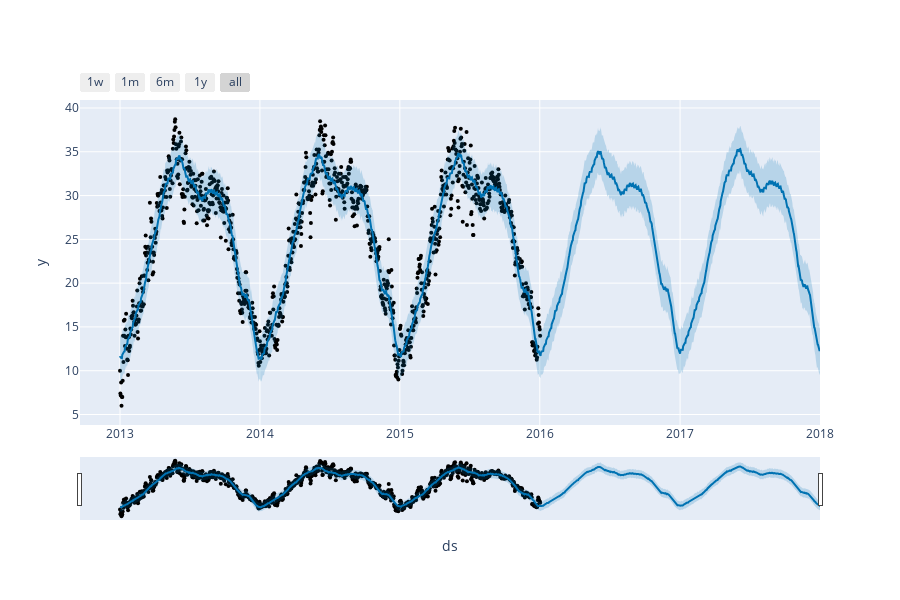

Notebook code for this chart:
### Code cell
plot_plotly(model,forecast)

### Figure 1 — Plotly figure (JSON) as saved in the notebook; plotly's stock layout.template omitted (floating-point values rounded to 4 significant figures; data arrays with more than 128 entries replaced by an {"elided": "..."} marker saying what was removed)
{"data": [{"marker": {"color": "black", "size": 4}, "mode": "markers", "name": "Actual", "type": "scatter", "x": {"elided": "1097 str values"}, "y": {"elided": "1097 float values"}}, {"hoverinfo": "skip", "line": {"width": 0}, "mode": "lines", "type": "scatter", "x": {"elided": "1827 str values"}, "y": {"elided": "1827 float values"}}, {"fill": "tonexty", "fillcolor": "rgba(0, 114, 178, 0.2)", "line": {"color": "#0072B2", "width": 2}, "mode": "lines", "name": "Predicted", "type": "scatter", "x": {"elided": "1827 str values"}, "y": {"elided": "1827 float values"}}, {"fill": "tonexty", "fillcolor": "rgba(0, 114, 178, 0.2)", "hoverinfo": "skip", "line": {"width": 0}, "mode": "lines", "type": "scatter", "x": {"elided": "1827 str values"}, "y": {"elided": "1827 float values"}}], "layout": {"height": 600, "showlegend": false, "width": 900, "xaxis": {"rangeselector": {"buttons": [{"count": 7, "label": "1w", "step": "day", "stepmode": "backward"}, {"count": 1, "label": "1m", "step": "month", "stepmode": "backward"}, {"count": 6, "label": "6m", "step": "month", "stepmode": "backward"}, {"count": 1, "label": "1y", "step": "year", "stepmode": "backward"}, {"step": "all"}]}, "rangeslider": {"visible": true}, "title": {"text": "ds"}, "type": "date"}, "yaxis": {"title": {"text": "y"}}}}
